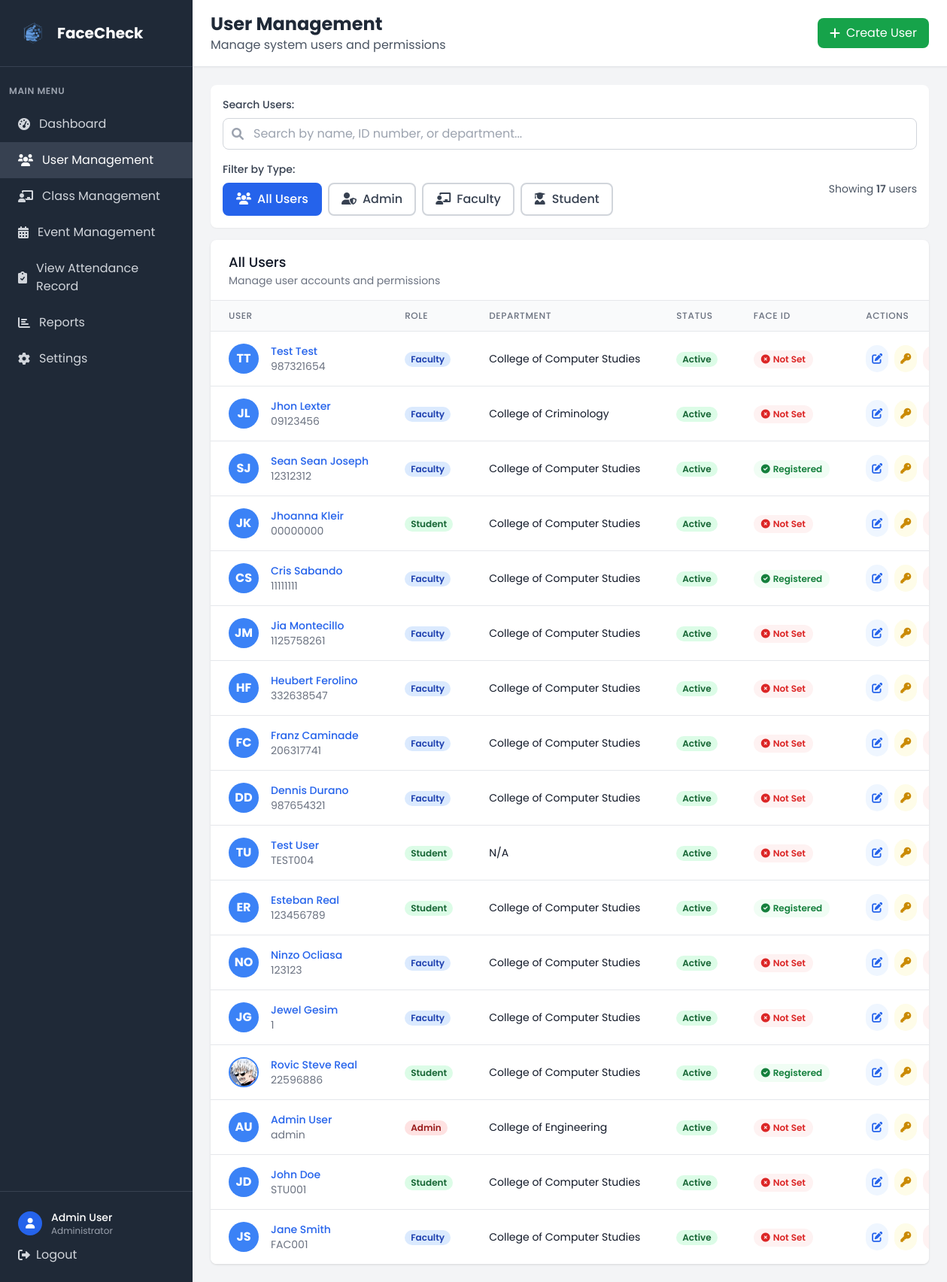
Before: /admin/users (signed in) with the older database file.
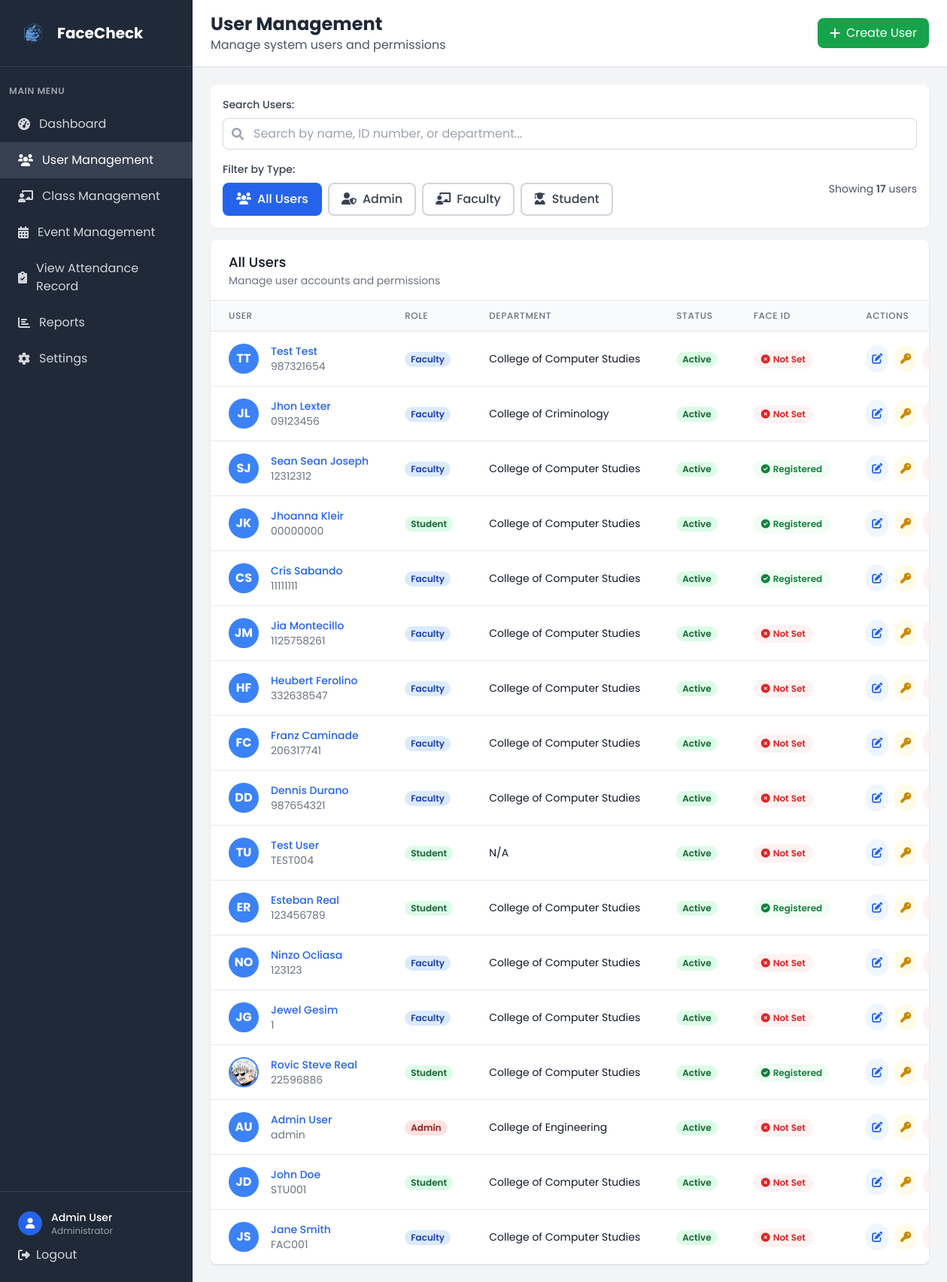
After: the same page with the newer database file.
### tables this page shows
CREATE TABLE user (
            user_id INTEGER PRIMARY KEY AUTOINCREMENT,
            idno VARCHAR(20) NOT NULL UNIQUE,
            firstname VARCHAR(50) NOT NULL,
            lastname VARCHAR(50) NOT NULL,
            role VARCHAR(10) NOT NULL CHECK (role IN ('admin', 'faculty', 'student')),
            password VARCHAR(255) NOT NULL,
            created_at DATETIME DEFAULT CURRENT_TIMESTAMP,
            is_active BOOLEAN DEFAULT 1,
            dept_id INTEGER,
            FOREIGN KEY (dept_id) REFERENCES department(dept_id)
        );

CREATE TABLE department (
            dept_id INTEGER PRIMARY KEY AUTOINCREMENT,
            dept_name VARCHAR(50) NOT NULL
        );

CREATE TABLE faculty (
            faculty_id INTEGER PRIMARY KEY AUTOINCREMENT,
            position VARCHAR(30) NOT NULL,
            user_id INTEGER NOT NULL, attendance_image VARCHAR(255),
            FOREIGN KEY (user_id) REFERENCES user(user_id)
        );

CREATE TABLE student (
            student_id INTEGER PRIMARY KEY AUTOINCREMENT,
            year_level VARCHAR(20) NOT NULL,
            attendance_image VARCHAR(255),
            course_id INTEGER,
            user_id INTEGER NOT NULL, profile_picture VARCHAR(255),
            FOREIGN KEY (course_id) REFERENCES course(course_id),
            FOREIGN KEY (user_id) REFERENCES user(user_id)
        );

### app.py (the view)
@app.route('/admin/users')
def admin_users():
    if 'user_id' not in session or session['role'] != 'admin':
        return redirect(url_for('login'))
    conn = get_db_connection()
    users = conn.execute('''
        SELECT u.*,
               d.dept_name,
               s.profile_picture,
               s.attendance_image AS student_attendance_image,
               f.attendance_image AS faculty_attendance_image,
               CASE WHEN s.student_id IS NOT NULL THEN 'Student'
                    WHEN f.faculty_id IS NOT NULL THEN 'Faculty'
                    ELSE 'Admin' END as user_type,
               CASE
                    WHEN u.role = 'student' AND s.attendance_image IS NOT NULL THEN 1
                    WHEN u.role = 'faculty' AND f.attendance_image IS NOT NULL THEN 1
                    ELSE 0
               END AS face_registered
        FROM user u
        LEFT JOIN department d ON u.dept_id = d.dept_id
        LEFT JOIN student s ON u.user_id = s.user_id
        LEFT JOIN faculty f ON u.user_id = f.user_id
        ORDER BY u.created_at DESC
    ''').fetchall()
    departments = conn.execute('SELECT * FROM department ORDER BY dept_name').fetchall()
    courses = conn.execute('SELECT * FROM course ORDER BY course_name').fetchall()
    conn.close()
    return render_template('admin_users.html', users=users, departments=departments, courses=courses)

### app.py (called while the page is built)
def get_db_connection():
    try:
        conn = sqlite3.connect('facecheck.db', timeout=30.0)
        conn.row_factory = sqlite3.Row
        conn.execute('PRAGMA foreign_keys = ON')
        try:
            cur = conn.cursor()
            cur.execute("PRAGMA table_info(faculty)")
            columns = [row[1] for row in cur.fetchall()]
            if 'attendance_image' not in columns:
                cur.execute("ALTER TABLE faculty ADD COLUMN attendance_image VARCHAR(255)")
                conn.commit()
        except Exception:
            pass
        return conn
    except sqlite3.Error as e:
        print(f"Database connection error: {e}")
        raise

### templates/admin_users.html (shortened to what the changed rows need)
<!DOCTYPE html>
<html lang="en">
<head>
    <script src="https://cdn.tailwindcss.com"></script>
    <link href="https://cdnjs.cloudflare.com/ajax/libs/font-awesome/6.0.0/css/all.min.css" rel="stylesheet">
    <link rel="stylesheet" href="{{ url_for('static', filename='css/global.css') }}">
</head>
<body class="bg-gray-100 overflow-hidden h-screen">
    <div class="flex h-screen">
        <div class="w-64 bg-gray-800 text-white">
            <div class="p-6 border-b border-gray-700">
                <div class="flex items-center">
                    <h1 class="text-xl font-bold">FaceCheck</h1>
                </div>
            </div>
        </div>
        <div class="flex-1 flex flex-col overflow-hidden">
            <header class="bg-white shadow-sm border-b border-gray-200">
                <div class="px-6 py-4">
                    <div class="flex items-center justify-between">
                        <div>
                            <h2 class="text-2xl font-bold text-gray-800">User Management</h2>
                        </div>
                    </div>
                </div>
            </header>
            <main class="flex-1 overflow-y-auto p-6">
                <div class="bg-white rounded-lg shadow overflow-hidden">
                    <div class="overflow-x-auto">
                        <table class="min-w-full divide-y divide-gray-200">
                            <thead class="bg-gray-50">
                                <tr>
                                    <th class="px-6 py-3 text-left text-xs font-medium text-gray-500 uppercase tracking-wider">User</th>
                                    <th class="px-6 py-3 text-left text-xs font-medium text-gray-500 uppercase tracking-wider">Role</th>
                                    <th class="px-6 py-3 text-left text-xs font-medium text-gray-500 uppercase tracking-wider">Department</th>
                                    <th class="px-6 py-3 text-left text-xs font-medium text-gray-500 uppercase tracking-wider">Status</th>
                                    <th class="px-6 py-3 text-left text-xs font-medium text-gray-500 uppercase tracking-wider">Face ID</th>
                                    <th class="px-6 py-3 text-left text-xs font-medium text-gray-500 uppercase tracking-wider">Actions</th>
                                </tr>
                            </thead>
                            <tbody class="bg-white divide-y divide-gray-200" id="usersTableBody">
                                {% for user in users %}
                                <tr class="hover:bg-gray-50 user-row"
                                    data-role="{{ user.role }}"
                                    data-name="{{ (user.firstname + ' ' + user.lastname)|lower }}"
                                    data-idno="{{ user.idno|lower }}"
                                    data-department="{{ (user.dept_name or '')|lower }}">
                                    <td class="px-6 py-4 whitespace-nowrap">
                                        <button type="button" onclick="showUserProfile({{ user.user_id }})" class="flex items-center w-full text-left hover:opacity-80 transition">
                                            <div class="flex-shrink-0 h-10 w-10">
                                                {% if user.role == 'student' and user.profile_picture %}
                                                <img src="{{ url_for('static', filename='profile_pictures/' + user.profile_picture) }}"
                                                     alt="{{ user.firstname }} {{ user.lastname }}"
                                                     class="h-10 w-10 rounded-full object-cover border-2 border-blue-500"
                                                     onerror="this.onerror=null; this.style.display='none'; this.nextElementSibling.style.display='flex';">
                                                {% else %}
                                                <div class="h-10 w-10 rounded-full bg-blue-500 flex items-center justify-center text-white font-bold">
                                                    {{ user.firstname[0] }}{{ user.lastname[0] }}
                                                </div>
                                                {% endif %}
                                            </div>
                                            <div class="ml-4">
                                                <div class="text-sm font-medium text-blue-600 hover:text-blue-800">{{ user.firstname }} {{ user.lastname }}</div>
                                                <div class="text-sm text-gray-500">{{ user.idno }}</div>
                                            </div>
                                        </button>
                                    </td>
                                    <td class="px-6 py-4 whitespace-nowrap">
                                        <span class="px-2 inline-flex text-xs leading-5 font-semibold rounded-full
                                            {% if user.role == 'admin' %}bg-red-100 text-red-800
                                            {% elif user.role == 'faculty' %}bg-blue-100 text-blue-800
                                            {% else %}bg-green-100 text-green-800{% endif %}">
                                            {{ user.role.title() }}
                                        </span>
                                    </td>
                                    <td class="px-6 py-4 whitespace-nowrap text-sm text-gray-900">
                                        {{ user.dept_name or 'N/A' }}
                                    </td>
                                    <td class="px-6 py-4 whitespace-nowrap">
                                        <span class="px-2 inline-flex text-xs leading-5 font-semibold rounded-full
                                            {% if user.is_active %}bg-green-100 text-green-800{% else %}bg-red-100 text-red-800{% endif %}">
                                            {% if user.is_active %}Active{% else %}Inactive{% endif %}
                                        </span>
                                    </td>
                                    <td class="px-6 py-4 whitespace-nowrap">
                                        {% if user.face_registered %}
                                        <span class="inline-flex items-center px-2.5 py-1 rounded-full text-xs font-semibold bg-green-50 text-green-700">
                                            <i class="fas fa-check-circle mr-1"></i>
                                            Registered
                                        </span>
                                        {% else %}
                                        <span class="inline-flex items-center px-2.5 py-1 rounded-full text-xs font-semibold bg-red-50 text-red-600">
                                            <i class="fas fa-times-circle mr-1"></i>
                                            Not Set
                                        </span>
                                        {% endif %}
                                    </td>
                                    <td class="px-6 py-4 whitespace-nowrap text-sm font-medium">
                                        <div class="flex items-center space-x-2">
                                            <a href="{{ url_for('edit_user', user_id=user.user_id) }}" class="p-2 rounded-full bg-blue-50 text-blue-600 hover:bg-blue-100 transition" title="Edit User">
                                                <i class="fas fa-edit"></i>
                                            </a>
                                            <button data-user-id="{{ user.user_id }}" data-user-name="{{ user.firstname|e }} {{ user.lastname|e }}" onclick="openResetModal(this.dataset.userId, this.dataset.userName)" class="p-2 rounded-full bg-yellow-50 text-yellow-600 hover:bg-yellow-100 transition" title="Reset Password">
                                                <i class="fas fa-key"></i>
                                            </button>
                                            <form method="POST" action="{{ url_for('toggle_user_status', user_id=user.user_id) }}" class="inline">
                                                <button type="submit" class="p-2 rounded-full {% if user.is_active %}bg-red-50 text-red-600 hover:bg-red-100{% else %}bg-green-50 text-green-600 hover:bg-green-100{% endif %} transition" title="{% if user.is_active %}Deactivate User{% else %}Activate User{% endif %}">
                                                </button>
                                            </form>
                                        </div>
                                    </td>
                                </tr>
                                {% endfor %}
                            </tbody>
                        </table>
                    </div>
                </div>
            </main>
        </div>
    </div>
</body>
</html>

Changed rows visible on the page:
no longer on this page (row unchanged): user: firstname "J", lastname "K", firstname "Jhoanna", lastname "Kleir", idno "00000000", role "Student", dept_name "College of Computer Studies", is_active "Active", shows "Not Set"
now on this page (row edited): student: firstname "J", lastname "K", firstname "Jhoanna", lastname "Kleir", idno "00000000", role "Student", dept_name "College of Computer Studies", shows "Registered"
